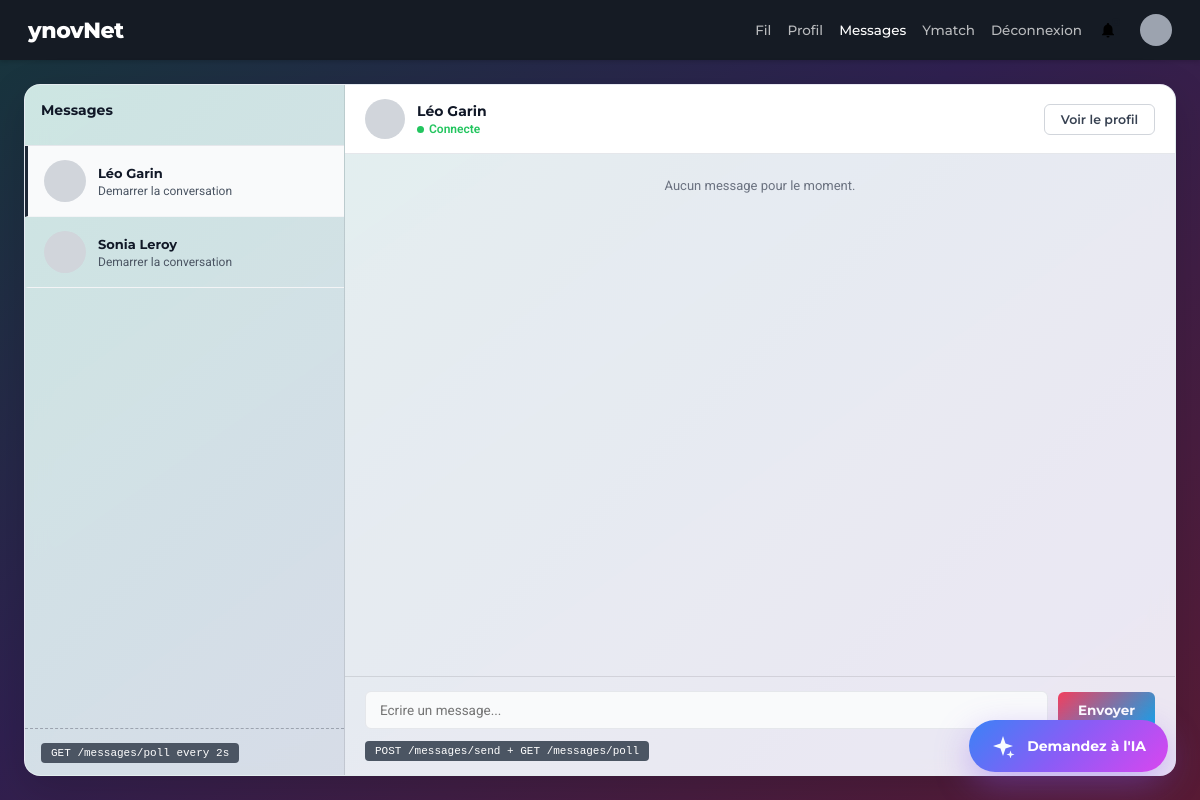
Page /messages (signed in) on the committed database.
### tables this page shows
CREATE TABLE users (
  id BIGINT UNSIGNED AUTO_INCREMENT PRIMARY KEY,
  username VARCHAR(50) NOT NULL UNIQUE,
  nom VARCHAR(50) NOT NULL,
  prenom VARCHAR(50) NOT NULL,
  formation VARCHAR(100),
  profile_picture VARCHAR(255),
  banner_picture VARCHAR(255),
  email VARCHAR(100) NOT NULL UNIQUE,
  password TEXT NOT NULL,
  bio TEXT,
  created_at TIMESTAMP DEFAULT CURRENT_TIMESTAMP
);

### src/controllers/messageController.php (called while the page is built, shortened)
<?php
class MessageController {
    public function index(): void {
        $currentUserId = (int) $_SESSION['user_id'];
        $contacts = [];
        $selectedUser = null;
        $conversationMessages = [];
        try {
            $pdo = $this->getPdo();
            $contacts = $this->loadContacts($pdo, $currentUserId);
            $requestedUserId = (int) ($_GET['with'] ?? 0);
            if ($requestedUserId <= 0 && !empty($contacts)) {
                $requestedUserId = (int) $contacts[0]['id'];
            }
            if ($requestedUserId > 0) {
                $selectedUser = $this->loadUserById($pdo, $requestedUserId);
                if ($selectedUser) {
                    $conversationMessages = $this->loadConversationMessages($pdo, $currentUserId, $requestedUserId);
                }
            }
        } catch (\PDOException $exception) {
            $contacts = [];
            $selectedUser = null;
            $conversationMessages = [];
        }
        require_once __DIR__ . '/../Views/layout/header.php';
        require_once __DIR__ . '/../Views/messages.php';
        require_once __DIR__ . '/../Views/layout/footer.php';
    }
    private function loadContacts(\PDO $pdo, int $currentUserId): array {
        $stmt = $pdo->prepare(
            'SELECT u.id, u.username, u.prenom, u.nom,
                    lm.content AS last_message,
                    lm.created_at AS last_message_at
             FROM users u
             LEFT JOIN (
               SELECT m1.sender_id, m1.receiver_id, m1.content, m1.created_at, m1.id
               FROM messages m1
               INNER JOIN (
                 SELECT
                   LEAST(sender_id, receiver_id) AS user_a,
                   GREATEST(sender_id, receiver_id) AS user_b,
                   MAX(id) AS max_id
                 FROM messages
                 WHERE sender_id = :me OR receiver_id = :me
                 GROUP BY LEAST(sender_id, receiver_id), GREATEST(sender_id, receiver_id)
               ) t ON t.max_id = m1.id
             ) lm
               ON (
                 (lm.sender_id = :me AND lm.receiver_id = u.id)
                 OR
                 (lm.receiver_id = :me AND lm.sender_id = u.id)
               )
             WHERE u.id <> :me
             ORDER BY (lm.created_at IS NULL) ASC, lm.created_at DESC, u.prenom ASC, u.nom ASC'
        );
        $stmt->execute(['me' => $currentUserId]);
        return $stmt->fetchAll() ?: [];
    }
    private function loadUserById(\PDO $pdo, int $userId): ?array {
        $stmt = $pdo->prepare('SELECT id, username, prenom, nom FROM users WHERE id = :id LIMIT 1');
        $stmt->execute(['id' => $userId]);
        $user = $stmt->fetch();
        return $user ?: null;
    }
    private function loadConversationMessages(\PDO $pdo, int $currentUserId, int $otherUserId): array {
        $stmt = $pdo->prepare(
            'SELECT id, sender_id, receiver_id, content, created_at
             FROM messages
             WHERE (
                (sender_id = :me AND receiver_id = :other)
                OR
                (sender_id = :other AND receiver_id = :me)
             )
             ORDER BY id ASC'
        );
        $stmt->execute([
            'me' => $currentUserId,
            'other' => $otherUserId,
        ]);
        return $stmt->fetchAll() ?: [];
    }
    private function getPdo(): \PDO {
        $host = getenv('DB_HOST') ?: '127.0.0.1';
        $port = getenv('DB_PORT') ?: '3306';
        $dbName = getenv('DB_NAME') ?: 'projet_48h';
        $username = getenv('DB_USER') ?: 'root';
        $password = getenv('DB_PASS') ?: '';
        $dsn = "mysql:host={$host};port={$port};dbname={$dbName};charset=utf8mb4";
        $pdo = new \PDO($dsn, $username, $password, [
            \PDO::ATTR_ERRMODE => \PDO::ERRMODE_EXCEPTION,
            \PDO::ATTR_DEFAULT_FETCH_MODE => \PDO::FETCH_ASSOC,
        ]);
        return $pdo;
    }
}

### public/index.php (called while the page is built, shortened)
<?php
$router = new Router();
$router->add('/login', 'AuthController', 'login');
$router->add('/register', 'AuthController', 'register');
$router->add('/logout', 'AuthController', 'logout');
$router->add('/feed', 'FeedController', 'index');
$router->add('/feed.php', 'FeedController', 'index');
$router->add('/posts', 'PostController', 'create');
$router->add('/posts/like', 'PostController', 'toggleLike');
$router->add('/posts/comment', 'PostController', 'addComment');
$router->add('/posts/comment/delete', 'PostController', 'deleteComment');
$router->add('/posts/delete', 'PostController', 'delete');
$router->add('/profile', 'ProfileController', 'show');
$router->add('/profile/update', 'ProfileController', 'update');
$router->add('/user', 'ProfileController', 'showUser');
$router->add('/messages', 'MessageController', 'index');
$router->add('/messages/send', 'MessageController', 'send');
$router->add('/messages/poll', 'MessageController', 'poll');
$requestUri = $_SERVER['REQUEST_URI'] ?? '/';
$requestPath = parse_url($requestUri, PHP_URL_PATH) ?? '/';
$basePath = rtrim(str_replace('\\', '/', dirname($_SERVER['SCRIPT_NAME'] ?? '/')), '/');
if ($basePath !== '' && $basePath !== '/' && strpos($requestPath, $basePath) === 0) {
    $requestPath = substr($requestPath, strlen($basePath));
}
$router->dispatch($requestPath);

### src/views/messages.php (the view, shortened to what this page needs)
<?php
$basePath = $basePath ?? '';
$selectedUserId = (int) ($selectedUser['id'] ?? 0);
$selectedDisplayName = trim(((string) ($selectedUser['prenom'] ?? '')) . ' ' . ((string) ($selectedUser['nom'] ?? '')));
?>
<div style="flex:1; padding:24px; display:flex; flex-direction:column; align-items:center;">
  <div style="width:100%; max-width:1200px; flex:1; display:flex; background:var(--container-gradient); backdrop-filter:blur(12px); border-radius:16px; overflow:hidden; box-shadow:0 12px 40px rgba(0,0,0,0.15); border:1px solid rgba(255,255,255,0.4); min-height:620px;">
    <div style="width:320px;flex-shrink:0;border-right:1px solid rgba(0,0,0,0.1);display:flex;flex-direction:column;">
      <div style="padding:16px;border-bottom:1px solid #e5e7eb;">
        <h2 style="font-family:'Montserrat',sans-serif;font-size:14px;font-weight:700;color:#111827;margin-bottom:10px;">Messages</h2>
      </div>
      <div style="flex:1;overflow-y:auto;">
        <?php if (empty($contacts)): ?>
          <div style="padding:16px;font-size:13px;color:#6b7280;">Aucun compte disponible.</div>
        <?php else: ?>
          <?php foreach ($contacts as $contact): ?>
            <?php
              $contactId = (int) ($contact['id'] ?? 0);
              $isActive = ($selectedUserId === $contactId);
              $contactName = trim(((string) ($contact['prenom'] ?? '')) . ' ' . ((string) ($contact['nom'] ?? '')));
              $lastPreview = trim((string) ($contact['last_message'] ?? ''));
              if ($lastPreview === '') {
                  $lastPreview = 'Demarrer la conversation';
              }
            ?>
            <a
              href="<?= htmlspecialchars($basePath . '/messages?with=' . $contactId, ENT_QUOTES, 'UTF-8') ?>"
              style="display:flex;align-items:center;gap:12px;padding:14px 16px;border-left:3px solid <?= $isActive ? '#1f2937' : 'transparent' ?>;background:<?= $isActive ? '#f9fafb' : 'transparent' ?>;border-bottom:1px solid #f3f4f6;text-decoration:none;"
            >
              <div style="width:42px;height:42px;border-radius:50%;background:#d1d5db;flex-shrink:0;"></div>
              <div style="flex:1;min-width:0;">
                <div style="display:flex;justify-content:space-between;align-items:baseline;margin-bottom:3px;gap:8px;">
                  <span style="font-family:'Montserrat',sans-serif;font-size:13px;font-weight:700;color:#111827;white-space:nowrap;overflow:hidden;text-overflow:ellipsis;"><?= htmlspecialchars($contactName, ENT_QUOTES, 'UTF-8') ?></span>
                </div>
                <p style="font-size:12px;color:#4b5563;white-space:nowrap;overflow:hidden;text-overflow:ellipsis;"><?= htmlspecialchars($lastPreview, ENT_QUOTES, 'UTF-8') ?></p>
              </div>
            </a>
          <?php endforeach; ?>
        <?php endif; ?>
      </div>
      <div style="padding:12px 16px;border-top:1px dashed var(--gray-400);">
        <span class="badge-api">GET /messages/poll every 2s</span>
      </div>
    </div>
    <div style="flex:1;display:flex;flex-direction:column;background:rgba(255,255,255,0.4);">
      <?php if ($selectedUserId <= 0 || !$selectedUser): ?>
        <div style="flex:1;display:flex;align-items:center;justify-content:center;color:#6b7280;font-size:14px;">Choisis un compte pour commencer a discuter.</div>
      <?php else: ?>
        <div style="background:#fff;border-bottom:1px solid #e5e7eb;padding:14px 20px;display:flex;justify-content:space-between;align-items:center;">
          <div style="display:flex;align-items:center;gap:12px;">
            <div style="width:40px;height:40px;border-radius:50%;background:#d1d5db;"></div>
            <div>
              <p style="font-family:'Montserrat',sans-serif;font-size:14px;font-weight:700;color:#111827;margin-bottom:2px;"><?= htmlspecialchars($selectedDisplayName, ENT_QUOTES, 'UTF-8') ?></p>
              <p style="font-size:12px;color:#22c55e;font-weight:600;display:flex;align-items:center;gap:5px;">
                <span style="width:7px;height:7px;border-radius:50%;background:#22c55e;display:inline-block;"></span>Connecte
              </p>
            </div>
          </div>
          <a href="<?= htmlspecialchars($basePath . '/user?id=' . $selectedUserId, ENT_QUOTES, 'UTF-8') ?>" class="btn-outline" style="font-size:12.5px;padding:7px 16px;">Voir le profil</a>
        </div>
        <div id="conversation-messages" style="flex:1;overflow-y:auto;padding:24px 28px;display:flex;flex-direction:column;gap:12px;">
          <?php if (empty($conversationMessages)): ?>
            <div style="text-align:center;color:#6b7280;font-size:13px;">Aucun message pour le moment.</div>
          <?php endif; ?>
        </div>
        <div style="background:transparent;border-top:1px solid rgba(0,0,0,0.1);padding:14px 20px;">
          <form id="message-form" style="display:flex;align-items:center;gap:10px;" action="<?= htmlspecialchars($basePath . '/messages/send', ENT_QUOTES, 'UTF-8') ?>" method="POST">
            <input id="message-input" type="text" name="content" placeholder="Ecrire un message..." maxlength="2000" required
              style="flex:1;border:1.5px solid #e5e7eb;border-radius:6px;padding:10px 14px;font-family:'Roboto',sans-serif;font-size:13.5px;color:#374151;background:#f9fafb;outline:none;transition:border-color .2s;"
              onfocus="this.style.borderColor='#374151'" onblur="this.style.borderColor='#e5e7eb'">
            <button class="btn-dark" style="flex-shrink:0;" type="submit">Envoyer</button>
          </form>
          <div style="margin-top:10px;">
            <span class="badge-api">POST /messages/send + GET /messages/poll</span>
          </div>
        </div>
      <?php endif; ?>
    </div>
  </div>
</div>

### src/views/layout/header.php (style rules this page uses)
*, *::before, *::after { box-sizing: border-box; margin: 0; padding: 0; }
a { text-decoration: none; color: inherit; }
:root { --dark: #111827; --gray-100: #f4f4f4; --gray-200: #e5e7eb; --gray-300: #d1d5db; --gray-400: #9ca3af; --gray-500: #6b7280; --gray-700: #374151; --gray-900: #111827; --white: #ffffff; --bg-gradient: linear-gradient(145deg, #16363c 0%, #2f2050 45%, #591b35 100%); --container-gradient: linear-gradient(135deg, rgba(220,245,240,0.92) 0%, rgba(235,230,250,0.92) 100%); --btn-gradient: linear-gradient(135deg, #f43f5e 0%, #0ea5e9 100%); --teal-solid: #0d9488; }
body { margin: 0; padding: 0; background: var(--bg-gradient); min-height: 100vh; display: flex; flex-direction: column; font-family: 'Roboto', sans-serif; -webkit-font-smoothing: antialiased; color: var(--white); }
.badge-api { display: inline-flex; font-family: 'SFMono-Regular', monospace; font-size: 11px; color: #ffffff; background: #4b5563; border-radius: 4px; padding: 4px 10px; }
.btn-dark { background: var(--btn-gradient); color: var(--white); border: none; font-family: 'Montserrat', sans-serif; font-weight: 700; font-size: 13.5px; border-radius: 6px; padding: 10px 20px; cursor: pointer; transition: opacity .15s; }
.btn-outline { background: var(--white); color: var(--gray-700); border: 1.5px solid var(--gray-300); font-family: 'Montserrat', sans-serif; font-weight: 600; font-size: 12.5px; border-radius: 6px; padding: 7px 14px; cursor: pointer; display: inline-flex; align-items: center; gap: 5px; }

### rows in the picture
users: contactName "Léo Garin", lastPreview "Demarrer la conversation", selectedDisplayName "Léo Garin"
users: contactName "Sonia Leroy", lastPreview "Demarrer la conversation"
